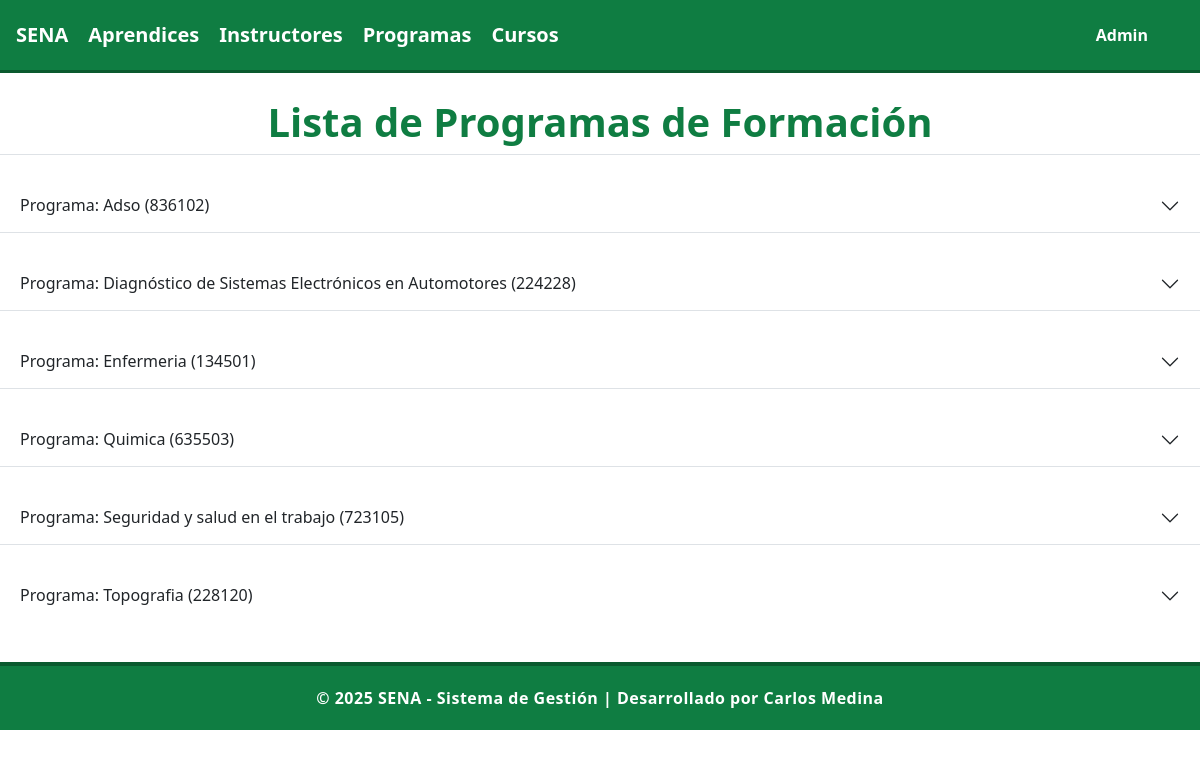
/programas/, run on the app's committed database.
### programas/models.py (models this page shows, shortened)
class Programa(models.Model):
    NIVEL_FORMACION_CHOICES = [
        ('AUX', 'Auxiliar'),
        ('OPE', 'Operario'),
        ('TEC', 'Técnico'),
        ('TGL', 'Tecnólogo'),
        ('ESP', 'Especialización Tecnológica'),
        ('COM', 'Complementario'),
    ]
    MODALIDAD_CHOICES = [
        ('PRE', 'Presencial'),
        ('VIR', 'Virtual'),
        ('MIX', 'Mixta'),
    ]
    ESTADO_CHOICES = [
        ('ACT', 'Activo'),
        ('INA', 'Inactivo'),
        ('SUS', 'Suspendido'),
        ('CAN', 'Cancelado'),
     ]
    codigo = models.CharField(max_length=20, unique=True, verbose_name="Código del Programa")
    nombre = models.CharField(max_length=200, verbose_name="Nombre del Programa")
    nivel_formacion = models.CharField(max_length=3, choices=NIVEL_FORMACION_CHOICES, verbose_name="Nivel de Formación")
    modalidad = models.CharField(max_length=3, choices=MODALIDAD_CHOICES, default='PRE', verbose_name="Modalidad")
    duracion_meses = models.PositiveIntegerField(verbose_name="Duración en Meses")
    duracion_horas = models.PositiveIntegerField(verbose_name="Duración en Horas")
    descripcion = models.TextField(verbose_name="Descripción del Programa")
    competencias = models.TextField(verbose_name="Competencias a Desarrollar")
    perfil_egreso = models.TextField(verbose_name="Perfil de Egreso")
    requisitos_ingreso = models.TextField(verbose_name="Requisitos de Ingreso")
    centro_formacion = models.CharField(max_length=200, verbose_name="Centro de Formación")
    regional = models.CharField(max_length=100, verbose_name="Regional")
    estado = models.CharField(max_length=3, choices=ESTADO_CHOICES, default='ACT', verbose_name="Estado")
    fecha_creacion = models.DateField(verbose_name="Fecha de Creación del Programa")
    fecha_registro = models.DateTimeField(auto_now_add=True, verbose_name="Fecha de Registro")
    class Meta:
        verbose_name = "Programa de Formación"
        verbose_name_plural = "Programas de Formación"
        ordering = ['nombre']

### programas/views.py (the view)
# urls.py: path('', include('programas.urls')),
def programas(request):
  myprogramas = Programa.objects.all().values()
  template = loader.get_template('all_programas.html')
  context = {
     'myprogramas': myprogramas,
    }
  return HttpResponse(template.render(context, request))

### programas/templates/all_programas.html (shortened to what this page needs)
{% extends "master.html" %}
{% block content %}
<div class="accordion accordion-flush" id="accordionExample">
<center><h1>Lista de Programas de Formación</h1></center>
{% for x in myprogramas %}
  <div class="accordion-item">
    <h2 class="accordion-header" id="heading{{ forloop.counter }}">
      <button class="accordion-button collapsed"
              type="button"
              data-bs-toggle="collapse"
              data-bs-target="#collapse{{ forloop.counter }}"
              aria-expanded="false"
              aria-controls="collapse{{ forloop.counter }}">
          Programa: {{ x.nombre }} ({{ x.codigo }})
      </button>
    </h2>
  </div>
{% endfor %}
</div>
{% endblock %}

### aprendices/static/mystyles.css (style rules this page uses)
body { background-color: #ffffff; font-family: "Segoe UI", Tahoma, Geneva, Verdana, sans-serif; color: #1b1b1b; margin: 0; padding: 0; }
h1, h2 { text-align: center; color: #0f7d42; margin-top: 25px; font-weight: 800; }

### aprendices/templates/master.html (style rules this page uses)
body { background-color: #ffffff; font-family: "Segoe UI", Tahoma, Geneva, Verdana, sans-serif; color: #1b1b1b; margin: 0; padding: 0; }
h1, h2 { text-align: center; color: #0f7d42; margin-top: 25px; font-weight: 800; }

### data on the page
Programa: nombre "Adso", codigo "836102"
Programa: nombre "Diagnóstico de Sistemas Electrónicos en Automotores", codigo "224228"
Programa: nombre "Enfermeria", codigo "134501"
Programa: nombre "Quimica", codigo "635503"
Programa: nombre "Seguridad y salud en el trabajo", codigo "723105"
Programa: nombre "Topografia", codigo "228120"
